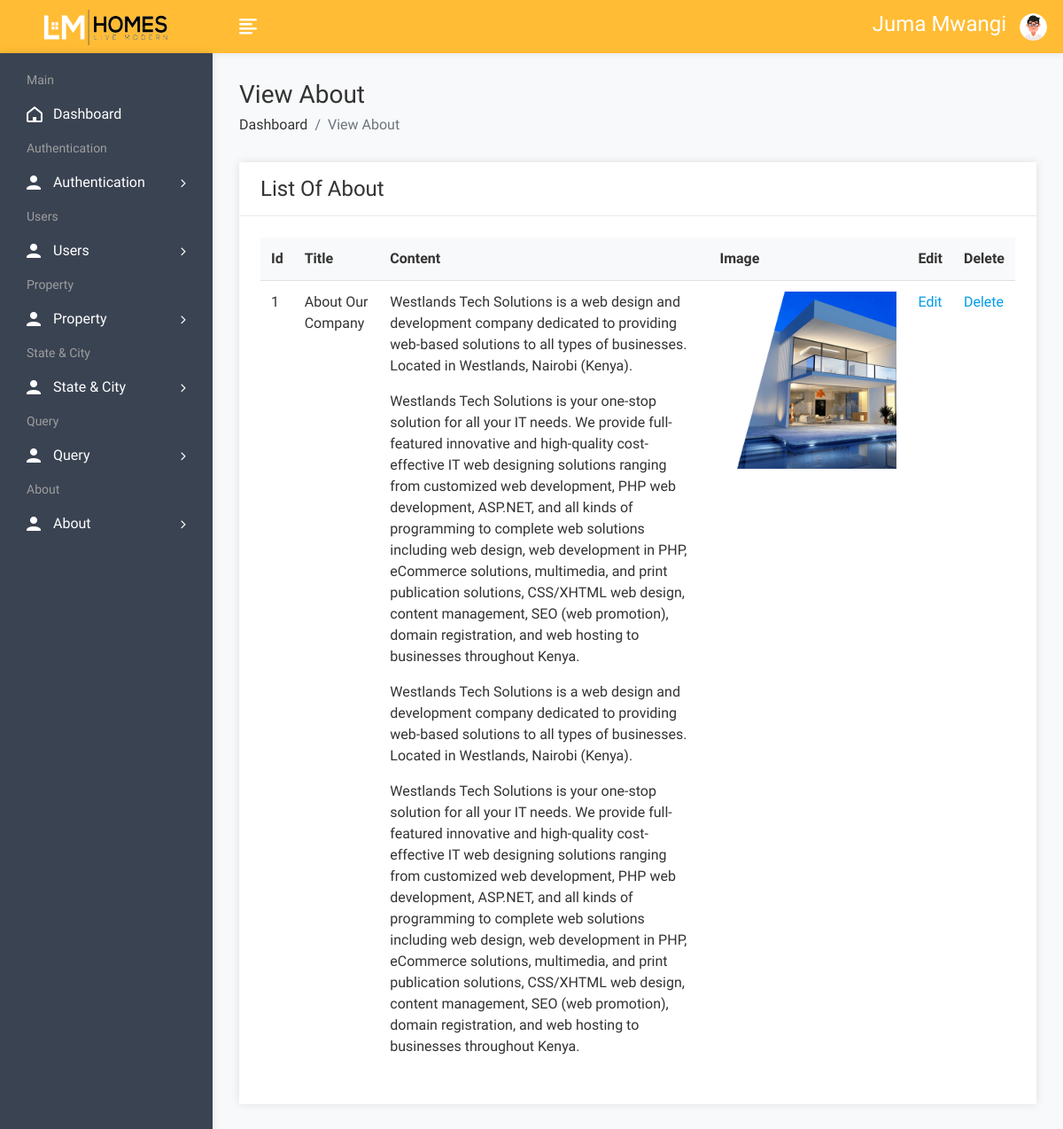
/admin/aboutview.php (signed in), run on the app's committed database.
### tables this page shows
CREATE TABLE `about` (
  `id` int(10) NOT NULL,
  `title` varchar(100) NOT NULL,
  `content` longtext NOT NULL,
  `image` varchar(300) NOT NULL
);

### admin/aboutview.php (the view, shortened to what this page needs)
<!DOCTYPE html>
<html lang="en">
<head>
        <link rel="stylesheet" href="assets/css/bootstrap.min.css">
        <link rel="stylesheet" href="assets/css/font-awesome.min.css">
        <link rel="stylesheet" href="assets/css/feathericon.min.css">
        <link rel="stylesheet" href="assets/css/style.css">
    </head>
    <body>
				<?php include("header.php"); ?>
            <div class="page-wrapper">
                <div class="content container-fluid">
					<div class="page-header">
						<div class="row">
							<div class="col">
								<h3 class="page-title">View About</h3>
								<ul class="breadcrumb">
									<li class="breadcrumb-item"><a href="dashboard.php">Dashboard</a></li>
									<li class="breadcrumb-item active">View About</li>
								</ul>
							</div>
						</div>
					</div>
					<div class="row">
						<div class="col-sm-12">
							<div class="card">
								<div class="card-header">
									<h4 class="card-title">List Of About</h4>
								</div>
								<div class="card-body">
									<div class="table-responsive">
										<table class="table table-stripped">
											<thead>
												<tr>
													<th>Id</th>
													<th>Title</th>
													<th>Content</th>
													<th>Image</th>
													<th>Edit</th>
													<th>Delete</th>
												</tr>
											</thead>
											<?php
													$query=mysqli_query($con,"select * from about");
													$cnt=1;
													while($row=mysqli_fetch_row($query))
														{
											?>
											<tbody>
												<tr>
													<td><?php echo $cnt; ?></td>
													<td><?php echo $row['1']; ?></td>
													<td><?php echo $row['2']; ?></td>
													<td><img src="upload/<?php echo $row['3']; ?>" height="200px" width="200px"></td>
													<td><a href="aboutedit.php?id=<?php echo $row['0']; ?>">Edit</a></td>
													<td><a href="aboutdelete.php?id=<?php echo $row['0']; ?>">Delete</a></td>
												</tr>
											</tbody>
												<?php
												$cnt=$cnt+1;
												}
												?>
										</table>
									</div>
								</div>
							</div>
						</div>
					</div>
				</div>
			</div>
    </body>
</html>

### data on the page
about: title "About Our Company", content "Westlands Tech Solutions is a web design and development company dedicated to providing web-based solutions to all types of businesses. Located in Westlands, Nairobi (Kenya). Westlands Tech Solutions is your one-stop solution for all your IT needs. We provide full-featured innovative and high-quality cost-effective IT web designing solutions ranging from customized web development, PHP web development, ASP.NET, and all kinds of programming to complete web solutions including web design, web development in PHP, eCommerce solutions, multimedia, and print publication solutions, CSS/XHTML web design, content management, SEO (web promotion), domain registration, and web hosting to businesses…", image (picture)

### other printed values
$_SESSION['auser'] "Juma Mwangi"
